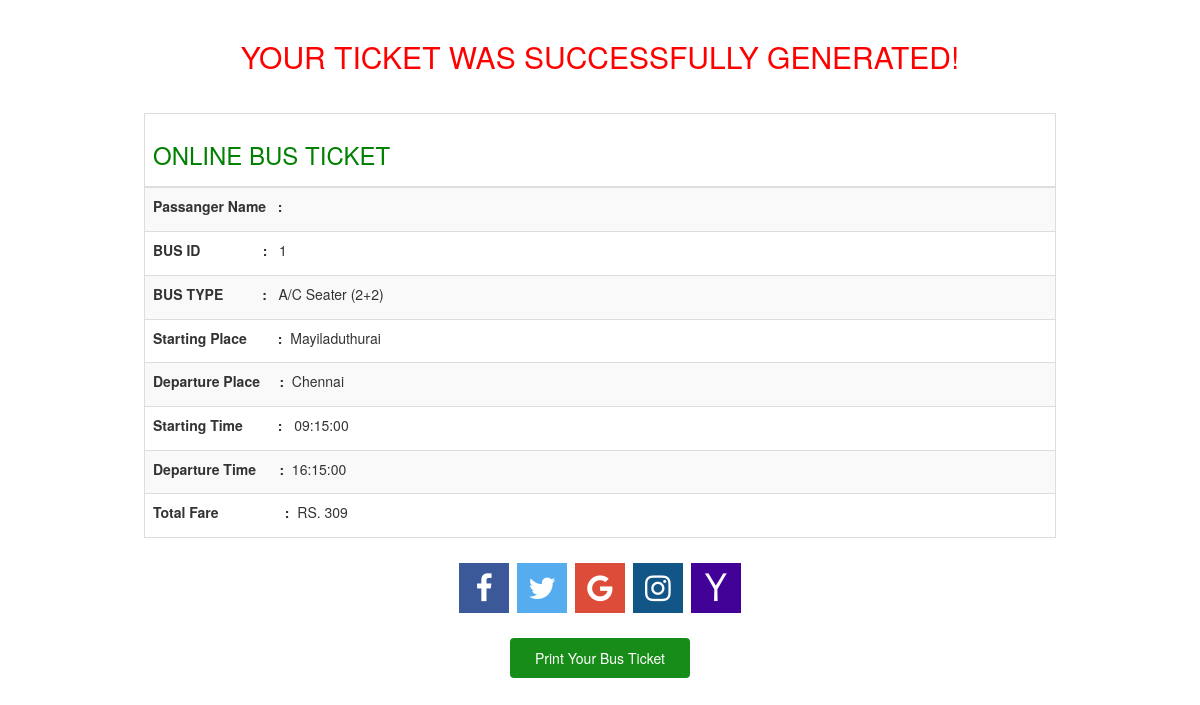
Screenshot of /view.php?BUSID=1 with the database file from the repository.
### tables this page shows
CREATE TABLE `bus` (
  `BUSID` int(3) NOT NULL,
  `BUSTYPE` varchar(20) NOT NULL,
  `STARTPLACE` varchar(15) NOT NULL,
  `ENDPLACE` varchar(15) NOT NULL,
  `STARTTIME` time NOT NULL,
  `ENDTIME` time NOT NULL,
  `MAXSEATS` int(5) NOT NULL,
  `AVAILSEATS` int(5) NOT NULL,
  `FARE` float NOT NULL
);

### view.php (the view, shortened to what this page needs)
<!DOCTYPE html>
<html>
<head>
<link rel="stylesheet" href="https://cdnjs.cloudflare.com/ajax/libs/font-awesome/4.7.0/css/font-awesome.min.css">
<link rel="stylesheet" href="https://maxcdn.bootstrapcdn.com/bootstrap/3.4.1/css/bootstrap.min.css">
</head>
<body>
<?php
include "main.php";
$ID=$_REQUEST['BUSID'];
$namesql = "SELECT * FROM bus WHERE BUSID='".$ID."'";
$result = mysqli_query($con,$namesql);
if(mysqli_num_rows($result)>0)
{
while($row = mysqli_fetch_assoc($result))
{
?>
<center><br>
<h2><font color="#ff0000">YOUR TICKET WAS SUCCESSFULLY GENERATED!</h2></font>
<br>
<div class="container">
<table class="table table-striped" style="width:80%">
<thead class="table table-bordered " >
<tr>
<th> <h3><font color="green">ONLINE BUS TICKET</font> </h3></th>
</tr>
</thead>
<tbody height="350" class="table table-bordered">
<tr>
<h4><td><b>  Passanger Name&nbsp;&nbsp;&nbsp;:</b>&nbsp;&nbsp;<?php echo $_SESSION["uname"] ;?></td></h4>
</tr>
<tr>
<h4><td><b>BUS ID&nbsp;&nbsp;&nbsp;&nbsp;&nbsp;&nbsp;&nbsp;&nbsp;&nbsp;&nbsp;&nbsp;&nbsp;&nbsp;&nbsp;&nbsp;&nbsp;:</b>&nbsp;&nbsp; <?php echo $row["BUSID"];?></td></h4>
</tr>
<tr>
<h4>  <td><b>BUS TYPE&nbsp;&nbsp;&nbsp;&nbsp;&nbsp;&nbsp;&nbsp;&nbsp;&nbsp;&nbsp;:</b>&nbsp;&nbsp; <?php echo $row["BUSTYPE"]; ?></td></h4>
</tr>
<tr>
<h4> <td><b>Starting Place&nbsp;&nbsp;&nbsp;&nbsp;&nbsp;&nbsp;&nbsp;&nbsp;:</b>&nbsp;&nbsp;<?php echo $row["STARTPLACE"];?></td></h4>
</tr>
<tr>
<h4> <td><b>Departure Place&nbsp;&nbsp;&nbsp;&nbsp;&nbsp;:&nbsp;&nbsp;</b><?php echo $row["ENDPLACE"] ;?></td></h4>
</tr>
<tr>
<h4> <td><b>Starting Time&nbsp;&nbsp;&nbsp;&nbsp;&nbsp;&nbsp;&nbsp;&nbsp;&nbsp;:&nbsp;&nbsp;&nbsp;</b><?php echo $row["STARTTIME"]  ;?></td></h4>
</tr>
<tr>
<h4><td><b>Departure Time&nbsp;&nbsp;&nbsp;&nbsp;&nbsp;&nbsp;:&nbsp;&nbsp;</b><?php echo  $row["ENDTIME"];?></td></h4>
</tr>
<tr>
<h4> <td><b>Total Fare&nbsp;&nbsp;&nbsp;&nbsp;&nbsp;&nbsp;&nbsp;&nbsp;&nbsp;&nbsp;&nbsp;&nbsp;&nbsp;&nbsp;&nbsp;&nbsp;&nbsp;:</b>&nbsp;&nbsp;RS.&nbsp;<?php echo $row["FARE"] ;?></td>
</tr>
</tbody>
</table>
</div>
<?php
}
}
?>
<a href="#" class="fa fa-facebook"></a>
<a href="#" class="fa fa-twitter"></a>
<a href="#" class="fa fa-google"></a>
<a href="#" class="fa fa-instagram"></a>
<a href="#" class="fa fa-yahoo"></a>
<center>
<br> <button onClick="myFunction()" class="btn">
<div align="center">Print Your Bus Ticket</div>
</button></center>
</body>
</html>

### view.php (style rules this page uses)
.fa { padding: 10px; font-size: 30px; width: 50px; text-align: center; text-decoration: none; margin: 5px 2px; }
.fa-facebook { background: #3B5998; color: white; }
.fa-twitter { background: #55ACEE; color: white; }
.fa-google { background: #dd4b39; color: white; }
.fa-instagram { background: #125688; color: white; }
.fa-yahoo { background: #430297; color: white; }
.btn { background-color: green; color: white; padding: 10px 10px; border: none; cursor: pointer; width: 15%; opacity: 0.9; }

### rows the page displays
bus: BUSID "1", BUSTYPE "A/C Seater (2+2)", STARTPLACE "Mayiladuthurai", ENDPLACE "Chennai", STARTTIME "09:15:00", ENDTIME "16:15:00", FARE "309"
